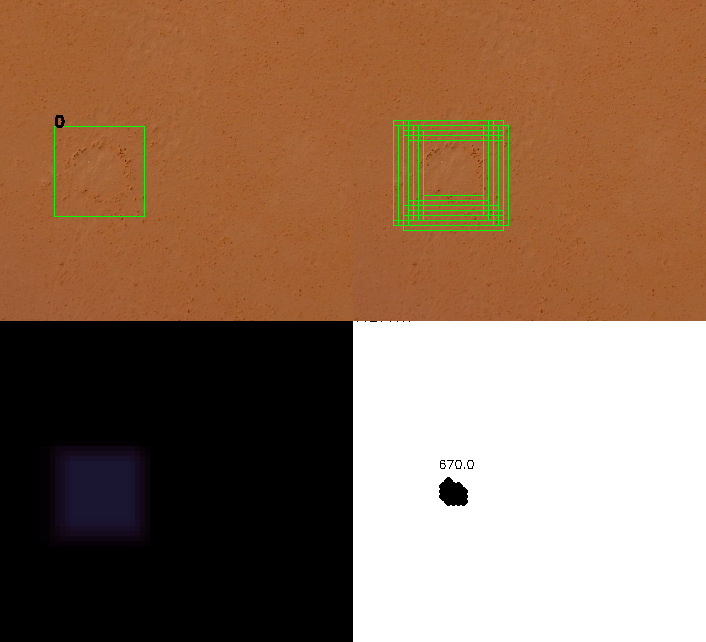
#> input picture model_gray/save1/468_result.bmp, 706 x 642 px, given in place of ng1.jpg, which was not available
$ python locate1_full_gray.py   (older library calls are emulated)
#> lines starting #> are read from the running program, lines starting #| are printed output that depends on the picture
import tensorflow as tf
import numpy as np
import os, glob, cv2
import time
import sys, argparse
import matplotlib.pyplot as plt
import re
from matplotlib.pylab import cm

time_start = time.clock()
src_img, src_img_grey, height, width = None, None, None, None
num, src_img_window, blank_image, blank_image2, centers_map = 'f1', None, None, None, None
image_size = 40
step_size = (5, 5, 5)
window_size = (100, 80, 60)
center_radius = 4
center_area = 140   # 190 260 280 650
threshold = 0.85   #0.98
center_threshold = 0.90
images = []
locations = []
num_channels = 1
result = None
center_list = None
n_percenter = None
center_range = range(50, 100, 4)
#center_range = range(30, 50, 3)


def showslide(i, m):
    cv2.imshow('mask', m)
    #mask[:] = i[:]


def slide(ws, ss):   # ws = window_size, ss = step_size
    flag_y = True
    x1 = 0   # 0
    y1 = 0   # 0
    x2 = int(ws/2)   # start at ws/2
    y2 = int(ws/2)   # start at ws/2
    start = time.clock()
    while flag_y is True:
        flag_x = True
        while flag_x is True:
            region = src_img_grey[y1:y2, x1:x2]
            locations.append((x1, y1, x2, y2))
            #region = cv2.resize(region, (image_size, image_size), 0, 0, cv2.INTER_LINEAR)
            region = cv2.resize(region, (image_size, image_size))
            global images
            images.append(region)
            #m = cv2.rectangle(m, (x1, y1), (x2, y2), (0, 255, 0), 2)   # drawing green sliding window
            x1 = x1 + ss
            x2 = x2 + ss
            if x2 <= ws:   # on left edge
                x1 = 0
            if x2 > width:   # on the rigt edge
                x2 = width
            if x1 > width - int(ws/2):   # start new line, x2 for right border
                x1, x2 = 0, int(ws/2)
                y1 = y1 + ss
                y2 = y2 + ss
                if y2 <= ws:
                    y1 = 0
                if y2 > width:
                    y2 = width
                flag_x = False
            if y1 > height - int(ws/2):   # finish, y2 for bottom border
                flag_x = False
                flag_y = False
    end = time.clock()
    print('slide =', end - start)


def predict_only(imagelist):
    imagelist = np.array(imagelist, dtype=np.uint8)
    imagelist = imagelist.astype('float32')
    imagelist = np.multiply(imagelist, 1.0 / 255.0)
    x_batch = imagelist.reshape(len(imagelist), image_size, image_size, num_channels)   # len(locations)
    tf.reset_default_graph()  # finalize() after tf.session()
    sess = tf.Session()
    saver = tf.train.import_meta_graph('./save_model/fcs-model.meta')
    saver.restore(sess, tf.train.latest_checkpoint('./save_model/'))
    graph = tf.get_default_graph()
    y_pred = graph.get_tensor_by_name("y_pred:0")
    x = graph.get_tensor_by_name("x:0")
    y_true = graph.get_tensor_by_name("y_true:0")
    y_test_images = np.zeros((1, 3))
    feed_dict_testing = {x: x_batch, y_true: y_test_images}
    r = sess.run(y_pred, feed_dict=feed_dict_testing)
    sess.close()
    tf.get_default_graph().finalize()  # important!!! loop will be slower without this line
    return r

def predict(imagelist):
    print('length is', len(imagelist))
    start = time.clock()
    global result
    if len(imagelist) >= 4000:
        imagelist1 = imagelist[:int(len(imagelist)/2)]
        imagelist = imagelist[int(len(imagelist)/2):]
        print('sliced length are', len(imagelist1), ' ', len(imagelist))
        for imgl in imagelist1, imagelist:
            if result is None:
                result = predict_only(imgl)
                #print('result.shape', result.shape)
            else:
                result = np.append(result, predict_only(imgl), axis=0)
                #print('result.shape', result.shape)
    else:
        result = predict_only(imagelist)
    end = time.clock()
    print('predict =', end - start)


def putsquares(x1, x2, y1, y2):
    blank_image[y1:y2, x1:x2] = blank_image[y1:y2, x1:x2] + 1


# [121 lines left out: functions putlocations, pickfromcenter, countcontours, putfinallocations, filterboxes, plot_image and 1 more, not called in this run]


def locate1(imgfullpath, show_result=False, save=False, save_small=False):
#> called with imgfullpath = '../single_testing_images/ng/ng1.jpg', show_result = True, save = False, save_small = False
    global locations, result, images, src_img, src_img_grey, height, width, src_img_window, boxes_img
    global blank_image, blank_image2, centers_map, center_list
    src_img = cv2.imread(imgfullpath)
#> src_img is the input picture: shape (642, 706, 3); mean B, G, R 89.7, 113, 144.4
    src_img_window = src_img.copy()
    height, width = src_img.shape[:2]
#> height = 642; width = 706
    height, width = int(height / 2), int(width / 2)
#> height = 321; width = 353
    src_img = cv2.resize(src_img, (width, height))
#> src_img: shape (321, 353, 3)
    src_img_grey = cv2.cvtColor(src_img, cv2.COLOR_RGB2GRAY)
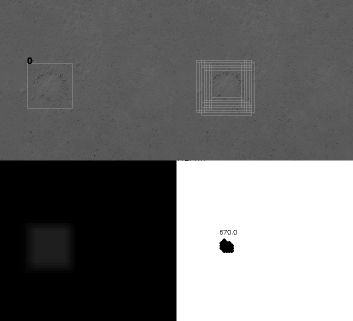
#> src_img_grey: shape (321, 353); min 0, max 255, mean 109.7
    print(width, height)
#| 353 321
    blank_image = np.zeros((height, width, 1), np.uint8)  # for showing the map
    centers_map = np.zeros((height, width, 1), np.uint8)
    centers_map[:] = 255
    center_list = np.array([], np.int32, ndmin=2)
    center_list = np.reshape(center_list, (-1, 2))
    boxes_img = src_img.copy()
    blank_image2 = blank_image.copy()
    for j in range(0, len(window_size)):
        print(window_size[j], step_size[j])
        slide(window_size[j], step_size[j])
        predict(images)
        putlocations()
        images = []
        locations = []
        result = None
    if save_small is True:
        filterboxes(save=True)
    else:
        filterboxes()
    ### for generating big image
    #blank_image = cv2.equalizeHist(blank_image)
    #print(blank_image2.shape)
    blank_image = trans_colormap(blank_image)
    #blank_image2 = cv2.applyColorMap(blank_image2, cv2.COLORMAP_RAINBOW)
    #overlapped = cv2.addWeighted(src_img, 0.8, blank_image, 0.6, 0)
    new_img = np.zeros((2 * height, 2 * width, 3), np.uint8)   # 3 channels
    new_img[0:height, 0:width] = src_img
    #cv2.imshow('boxes', boxes_img)
    #boxes_img = np.array(boxes_img).reshape(height, width, 1)   # reshape
    new_img[0:height, width:2 * width] = boxes_img
    new_img[height:2 * height, 0:width] = blank_image
    #new_img[height:2 * height, width:2 * width] = overlapped
    new_img[height:2 * height, width:2 * width] = centers_map
    if save is True:
        name = str(num) + '_' + 'result' + '.bmp'
        cv2.imwrite(save_path + '/' + name, new_img)
    if show_result is True:
        cv2.imshow(image_name, new_img)
    time_end = time.clock()
    print('total time =', time_end - time_start)


# [10 lines left out: function read_filse_and_locate, not called in this run]


image_name = '../single_testing_images/DFC/DFC_AOI_RGB_tile367.TIF'   # DFC
#image_name = '../single_testing_images/DFC2/DFC_AOI_RGB_tile50.TIF'
#image_name = '../single_testing_images/GFC/GFC_AOI6_RGB_tile554.TIF'   # GFC
image_name = '../single_testing_images/ng/ng1.jpg'
#image_name = '../single_testing_images/internet/I9.jpg'
#image_name = '../single_testing_images/Nam2/8848.jpg'
#image_name = '../single_testing_images/compare/6.jpg'
img_folder_path = '../single_testing_images/DFC3'
#img_folder_path = '../single_testing_images/compare2'
#save_path = './save1/compare2'
save_path = './save1'

#read_filse_and_locate()   # save and do not show by default
locate1(image_name, show_result=True, save=False)
#> (the call stopped at in predict_only, `sess = tf.Session()`: tensorflow is not available in this run)

cv2.waitKey(0)
cv2.destroyAllWindows()

$ run again, on model_gray/save1/f1_result.bmp
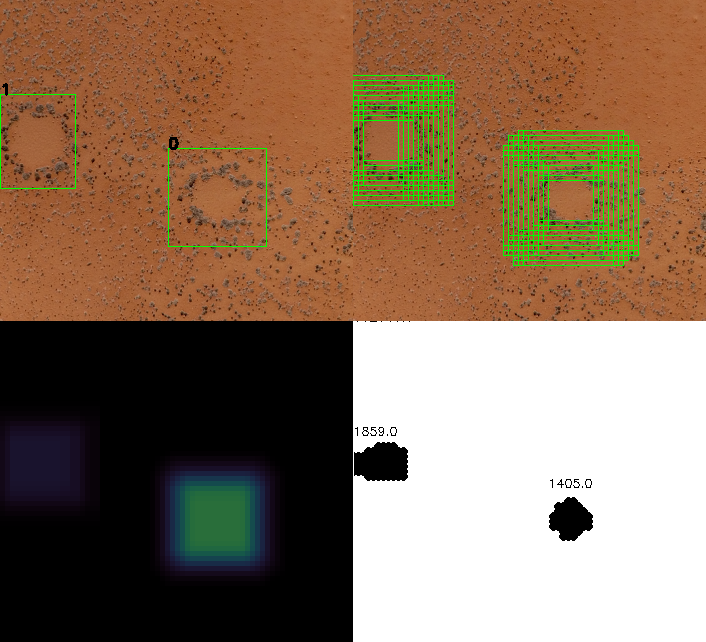
#> input picture model_gray/save1/f1_result.bmp, 706 x 642 px, given in place of ng1.jpg, which was not available
#> in locate1, src_img is the input picture: shape (642, 706, 3); mean B, G, R 90.8, 113.9, 138.4
#> in locate1, `src_img = cv2.resize(src_img, (width, height))`:
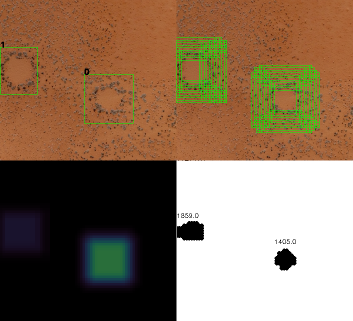
#> src_img: shape (321, 353, 3); mean B, G, R 90.9, 113.9, 138.5
#> in locate1, `src_img_grey = cv2.cvtColor(src_img, cv2.COLOR_RGB2GRAY)`:
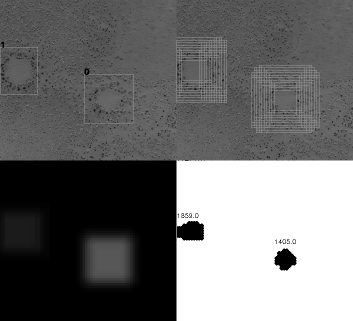
#> src_img_grey: shape (321, 353); min 0, max 255, mean 109.9
#| 353 321
